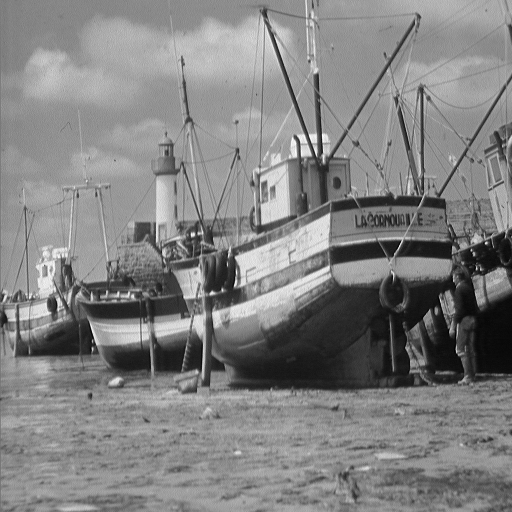
#> input picture MetropolisTransport/boat.512.tiff, 512 x 512 px
$ python MetropolisTransport.py   (Python 2 division)
#> lines starting #> are read from the running program, lines starting #| are printed output that depends on the picture
def _makeHistogram(F, histogram, mutations, w, h):
  from random import randint, random

  # create an initial sample point
  x0 = randint(0, w-1)
  x1 = randint(0, h-1)
  Fx = F[x0,x1]

  # In this example, the tentative transition function T simply chooses
  # a random pixel location, so Txy and Tyx are always equal.
  Txy = 1.0 / (w * h)
  Tyx = 1.0 / (w * h)

  # Create a histogram of values using Metropolis sampling.
  for i in xrange(mutations):
    # choose a tentative next sample according to T.
    y0 = randint(0, w-1)
    y1 = randint(0, h-1)
    Fy = F[y0,y1]
    Axy = min(1, (Fy * Txy) / (Fx * Tyx)) # equation 2.
    if random() < Axy:
      x0 = y0
      x1 = y1
      Fx = Fy
    histogram[x0,x1] += 1


def main():
  from PIL import Image
  src_im = Image.open('boat.512.tiff')
#> src_im is the input picture: PIL image 512x512 L; min 0, max 255, mean 129.7
  src_im = src_im.resize((128, 128))
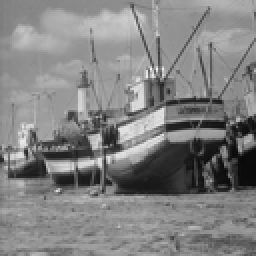
#> src_im: PIL image 128x128 L (shown 2 times larger); min 9, max 245, mean 129.7
  w, h = sz = src_im.size
#> w = 128; h = 128; sz = (128, 128)
  dst_im = Image.new(src_im.mode, sz)
#> dst_im: PIL image 128x128 L; every value is 0
  src_pix = src_im.load()
  dst_pix = dst_im.load()
  avgppx = 8
  mutations = w*h * avgppx
#> mutations = 131072
  import time
  tt = time.time()
  tc = time.clock()
  _makeHistogram(src_pix, dst_pix, mutations, w, h)
  print time.time() - tt
  print time.clock() - tc
  dst_im = dst_im.point(lambda i: i * 96.0 / avgppx)
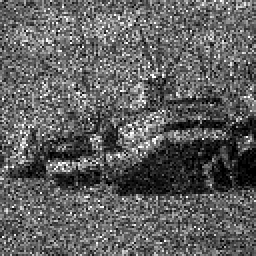
#> dst_im: PIL image 128x128 L (shown 2 times larger); min 0, max 255, mean 95.8
  src_im.show()
  dst_im.show()

if __name__ == '__main__':
  main()
